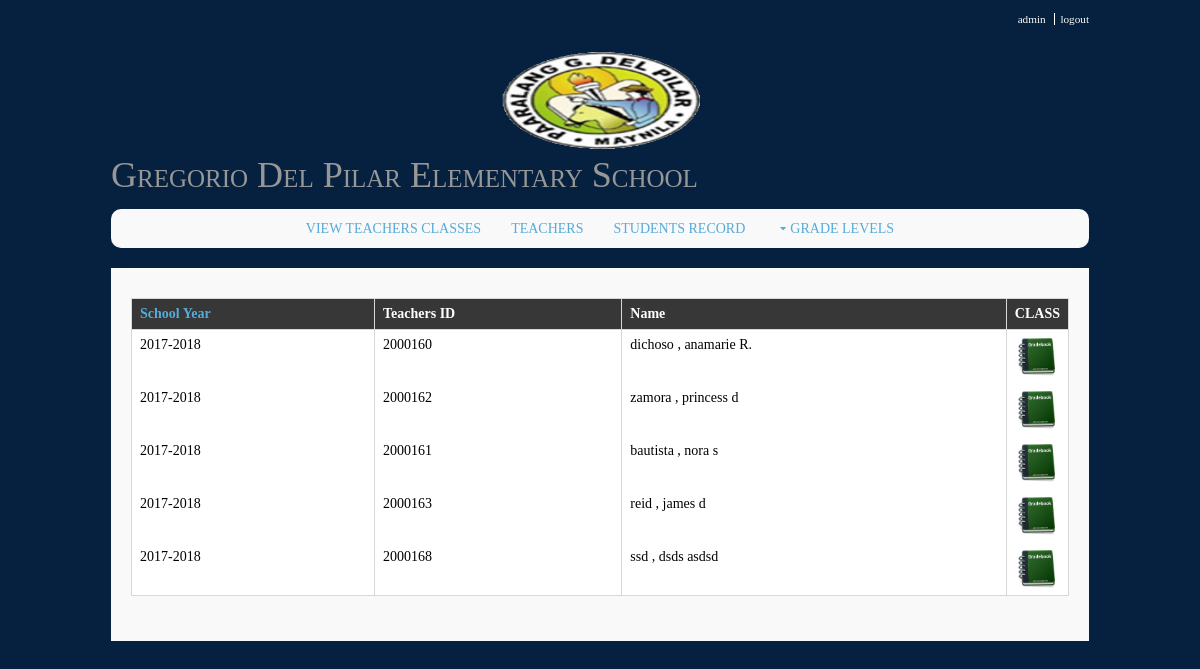
The page /view_teachers.php (signed in) on the database its author committed.
### tables this page shows
CREATE TABLE `teachersinfo` (
  `teachers_id` int(11) NOT NULL,
  `teachers_lname` varchar(255) NOT NULL,
  `teachers_fname` varchar(255) NOT NULL,
  `teachers_mname` varchar(255) NOT NULL,
  `teachers_bday` date NOT NULL,
  `teachers_age` int(80) NOT NULL,
  `teachers_gender` varchar(30) NOT NULL,
  `teachers_address` varchar(255) NOT NULL,
  `status` varchar(10) NOT NULL
);

### view_teachers.php (the view, shortened to what this page needs)
<?php
require "required_files.php";
  require_once ("functions/functions.php");
$query = "SELECT distinct ti.teachers_id,ti.teachers_lname,ti.teachers_fname,ti.teachers_mname,tc.school_year FROM teachersinfo ti,teachers_class tc WHERE tc.teachers_id=ti.teachers_id ";
$result = mysqli_query($connect, $query);
 ?>
<!DOCTYPE html>
<html>
<body>
<div class='wrapper row0'>
 <div id='topbar' class='clear'>
<nav>
 <ul>
 <li><a href="admin.php"> <?php echo $_SESSION['username'];?></a></li>
 <li><a href='logout.php'>logout</a></li>
 </ul>
 </nav>
 </div>
</div>
<?php
 echo layout();
?>
<div class="wrapper row2">
  <div class="rounded">
    <nav id="mainav" class="clear">
	 <?php
	 echo navigation_principal();
	?>
  </div>
</div>
<div class="wrapper row3">
  <div class="rounded">
    <main class="container clear">
		<table class="enrolled_students_tbl">
			<thead>
			<tr>
			<th><a href="javascript:Confirm()">School Year</a></th>
				<th>Teachers ID</th>
				<th>Name</th>
				<th> CLASS</th>
			</tr>
			</thead>
				<?php while ($row =  mysqli_fetch_assoc($result)) { ?>
			<tbody>
				<tr>
					<td><?php echo $row['school_year']; ?></td>
					<td><?php echo $row['teachers_id']; ?></td>
					<td><?php echo $row['teachers_lname']." , ".$row['teachers_fname'] ."  ". $row['teachers_mname']; ?></td>
					<td width="50" height="50" ><a href="teachersinfo.php?id=<?php echo $row['teachers_id'];?>">
					<img src="grade.png"> </a></td>
				<?php } ?>
				</tr>
			</tbody>
		</table>
    </main>
  </div>
</div>
</body>
</html>

### layout/styles/layout.css (style rules this page uses)
#topbar { padding:10px 0 0 0; text-align:right; font-size:.8em; }
#topbar li { display:inline; margin-right:3px; padding-right:8px; border-right:1px solid; }
#topbar li:last-child { margin-right:0; padding-right:0; border:none; }
.container { padding:20px 10px; }
nav ul, nav ol { margin:0; padding:0; list-style:none; }
#mainav { text-align:center; text-transform:uppercase; }
table, th, td { border:1px solid; border-collapse:collapse; vertical-align:top; box-sizing:border-box; }
table, th { table-layout:auto; }
table { width:100%; margin-bottom:15px; }
th, td { padding:5px 8px; }
td { border-width:0 1px; }
.rounded, input, button, textarea, #header input, #footer input, #slide-wrapper figcaption, .avatar, #comments li, .faico a, #twitter, .pagination a, .pagination strong { border-radius:10px; }
body { color:#F9F9F9; background-color:#06213F; }
a { color:#55ABDA; }
.rounded { background-color:#F9F9F9; }
.row0, .row0 a { color:#F9F9F9; background-color:#06213F; }
.row2, .row2 a { color:#06213F; background-color:inherit; }
.row3 { color:black; background-color:#F9F9F9; }
#topbar li { border-color:#FFFFFF; }
table, th, td, #comments .avatar, #comments input, #comments textarea { border-color:#D7D7D7; }
th { color:#FFFFFF; background-color:#373737; }
tr, #comments li, #comments input[type="submit"], #comments input[type="reset"] { background-color:#FBFBFB; }
tr:nth-child(odd), #comments li:nth-child(odd) { color:inherit; background-color:#FFFFFF; }
table a, #comments a { background-color:inherit; }
@media screen and (min-width:978px) { .wrapper { max-width:978px; } }

### layout/styles/framework.css (style rules this page uses)
html { overflow-y:scroll; }
body { margin:0; padding:0; font-size:14px; line-height:1.4em; }
.clear, .group { display:block; }
.clear::before, .clear::after, .group::before, .group::after { display:table; content:""; }
.clear, .clear::after, .group, .group::after { clear:both; }
a { outline:none; text-decoration:none; }
img { width:auto; max-width:100%; height:auto; margin:0; padding:0; border:none; line-height:normal; vertical-align:middle; box-sizing:border-box; }
body, h1, h2, h3, h4, h5, h6, .heading { font-family:Georgia, "Times New Roman", Times, serif; }
.wrapper { display:block; margin:0 auto 20px; text-align:left; word-wrap:break-word; }
.rounded, #topbar, #header, #mainav, #slider, .container, #footer, #copyright { display:block; width:100%; box-sizing:border-box; }
.rounded { margin:0; padding:10px; }
address, article, aside, figcaption, figure, footer, header, main, nav, section { display:block; margin:0; padding:0; }

### rows shown on the page
teachersinfo: school_year "2017-2018", teachers_id "2000160", teachers_lname "dichoso", teachers_fname "anamarie", teachers_mname "R."
teachersinfo: school_year "2017-2018", teachers_id "2000162", teachers_lname "zamora", teachers_fname "princess", teachers_mname "d"
teachersinfo: school_year "2017-2018", teachers_id "2000161", teachers_lname "bautista", teachers_fname "nora", teachers_mname "s"
teachersinfo: school_year "2017-2018", teachers_id "2000163", teachers_lname "reid", teachers_fname "james", teachers_mname "d"
teachersinfo: school_year "2017-2018", teachers_id "2000168", teachers_lname "ssd", teachers_fname "dsds", teachers_mname "asdsd"

### other values the page prints
$_SESSION['username'] "admin"
